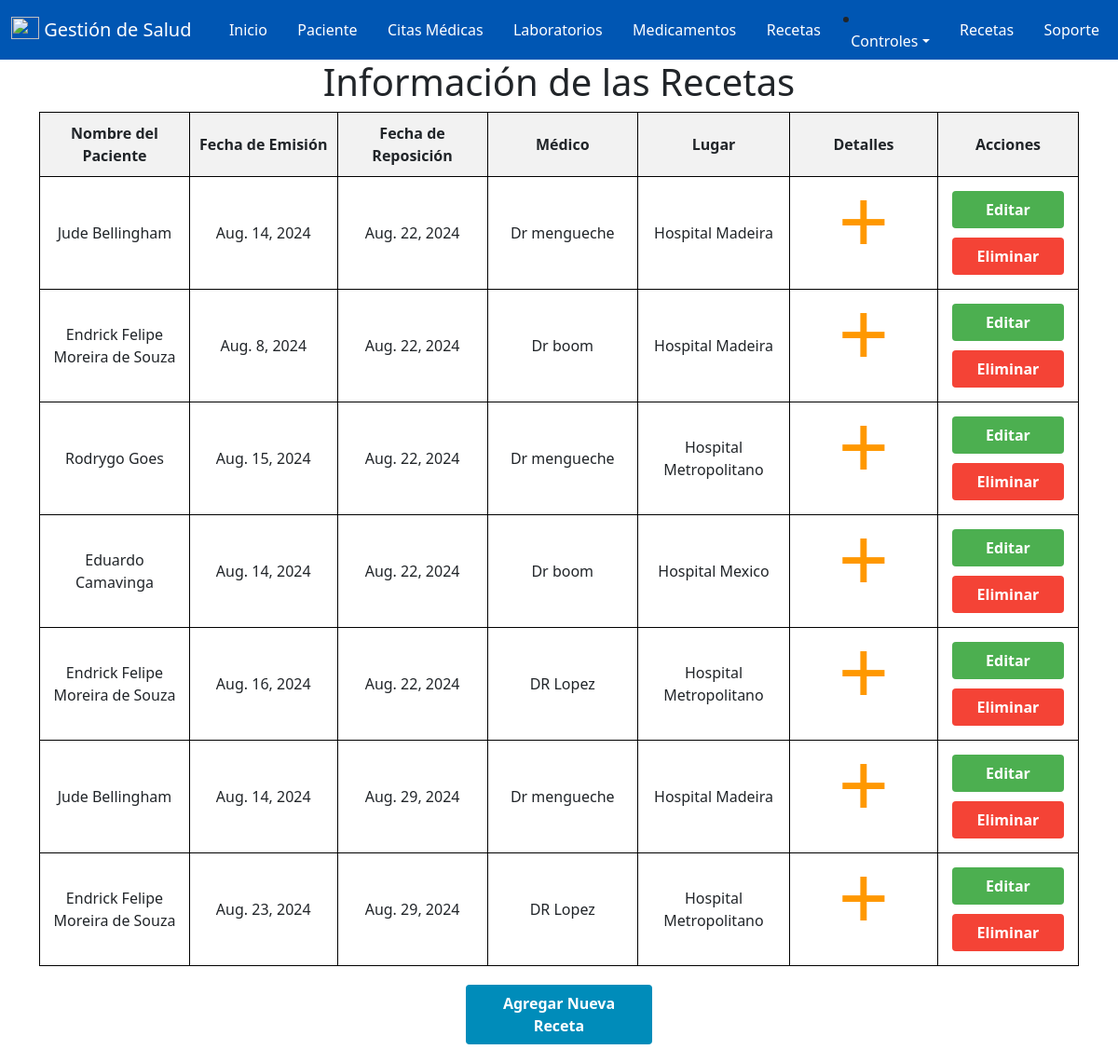
/recetas (signed in), run on an earlier commit of the app's database.
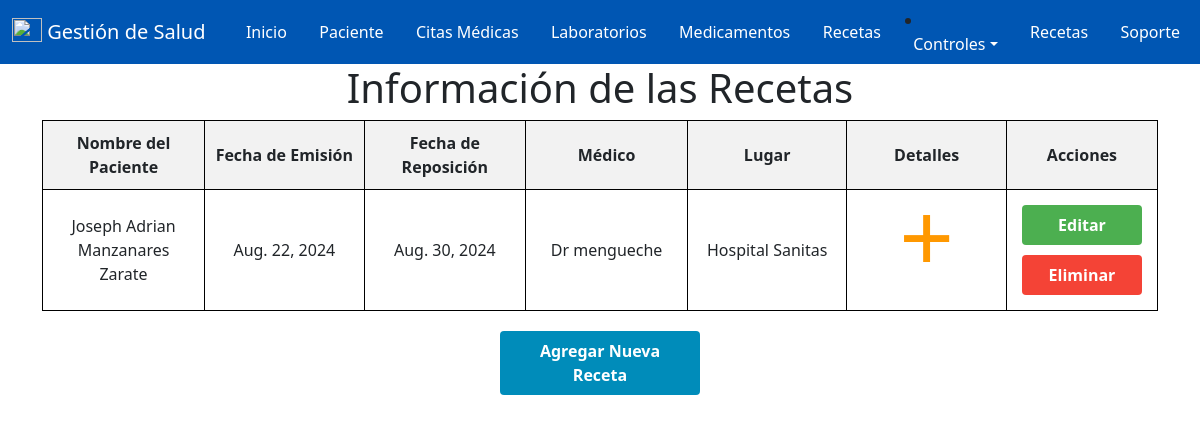
And on a later commit of the database.
### salud/models.py (models this page shows, shortened)
class receta(models.Model):
    id_Recetas = models.AutoField(primary_key=True, verbose_name='ID_Recetas')
    id_paciente = models.ForeignKey('paciente', on_delete=models.CASCADE)  # Asegúrate de que 'paciente' exista
    fecha_Emision = models.DateField(null=False, verbose_name='Fecha_Emision')
    fecha_Reposicion = models.DateField(null=False, verbose_name='Fecha_Reposicion')
    medico = models.CharField(max_length=50, verbose_name='Medico')
    lugar = models.CharField(max_length=200, verbose_name='Lugar')
    medicamentos = models.ManyToManyField(medicamento, through='RecetaMedicamento')
    id_usuario = models.ForeignKey(User, on_delete=models.CASCADE)

class paciente(models.Model):
    id_paciente = models.AutoField(primary_key=True , verbose_name='ID_Paciente')
    cedula = models.IntegerField(null=True,verbose_name='Cedula')
    nombre = models.CharField(max_length=50, verbose_name='Nombre')
    apellido = models.CharField(max_length=50, verbose_name='Apellido')
    sexo = models.CharField(max_length=20, verbose_name='Sexo')
    fecha_Nacimiento = models.DateField(null=True, verbose_name='Fecha de Nacimiento')
    edad = models.IntegerField ( verbose_name='Edad')
    direccion = models.CharField(max_length=50, verbose_name='Direccion')
    telefono = models.IntegerField( verbose_name='Telefono')
    email = models.EmailField( verbose_name='Email')
    id_usuario = models.ForeignKey(User, on_delete=models.CASCADE)

### salud/views.py (the view)
# urls.py: path('recetas', views.recetas, name='recetas'),
@login_required
def recetas(request):
    recetas_list = receta.objects.filter(id_usuario=request.user)
    return render(request, 'Programar/recetas.html', {'recetas': recetas_list})

### salud/templates/Programar/recetas.html (shortened to what this page needs)
{% extends "base.html" %}
{% block contenido %}
<!DOCTYPE html>
<html>
<head>
</head>
<body>
    <h1>Información de las Recetas</h1>
    <form method="post" action="{% url 'recetas' %}">
        <table>
            <thead>
                <tr>
                    <th>Nombre del Paciente</th>
                    <th>Fecha de Emisión</th>
                    <th>Fecha de Reposición</th>
                    <th>Médico</th>
                    <th>Lugar</th>
                    <th>Detalles</th>
                    <th>Acciones</th>
                </tr>
            </thead>
            <tbody>
                {% for receta in recetas %}
                <tr>
                    <td>{{ receta.id_paciente.nombre }} {{ receta.id_paciente.apellido }}</td>
                    <td>{{ receta.fecha_Emision }}</td>
                    <td>{{ receta.fecha_Reposicion }}</td>
                    <td>{{ receta.medico }}</td>
                    <td>{{ receta.lugar }}</td>
                    <td>
                        <a href="{% url 'detalles_receta' receta.id_Recetas %}" class="details-link">+</a>
                    </td>
                    <td>
                        <a href="" class="button edit-button">Editar</a>
                        <a href="" class="button delete-button" onclick="return confirm('¿Estás seguro de que deseas eliminar esta receta?');">Eliminar</a>
                    </td>
                </tr>
                {% empty %}
                <tr>
                    <td colspan="7">No hay recetas disponibles.</td>
                </tr>
                {% endfor %}
            </tbody>
        </table>
        <a href="{% url 'agregar_receta' %}" class="button add-button">Agregar Nueva Receta</a>
    </form>
</body>
</html>
{% endblock %}

What changed in the data, as far as the page shows it:
removed receta: id_paciente.nombre "Jude", id_paciente.apellido "Bellingham", fecha_Emision "Aug. 14, 2024", fecha_Reposicion "Aug. 22, 2024", medico "Dr mengueche", lugar "Hospital Madeira"
removed receta: id_paciente.nombre "Endrick Felipe", id_paciente.apellido "Moreira de Souza", fecha_Emision "Aug. 8, 2024", fecha_Reposicion "Aug. 22, 2024", medico "Dr boom", lugar "Hospital Madeira"
removed receta: id_paciente.nombre "Rodrygo", id_paciente.apellido "Goes", fecha_Emision "Aug. 15, 2024", fecha_Reposicion "Aug. 22, 2024", medico "Dr mengueche", lugar "Hospital Metropolitano"
removed receta: id_paciente.nombre "Eduardo", id_paciente.apellido "Camavinga", fecha_Emision "Aug. 14, 2024", fecha_Reposicion "Aug. 22, 2024", medico "Dr boom", lugar "Hospital Mexico"
removed receta: id_paciente.nombre "Endrick Felipe", id_paciente.apellido "Moreira de Souza", fecha_Emision "Aug. 16, 2024", fecha_Reposicion "Aug. 22, 2024", medico "DR Lopez", lugar "Hospital Metropolitano"
removed receta: id_paciente.nombre "Jude", id_paciente.apellido "Bellingham", fecha_Emision "Aug. 14, 2024", fecha_Reposicion "Aug. 29, 2024", medico "Dr mengueche", lugar "Hospital Madeira"
removed receta: id_paciente.nombre "Endrick Felipe", id_paciente.apellido "Moreira de Souza", fecha_Emision "Aug. 23, 2024", fecha_Reposicion "Aug. 29, 2024", medico "DR Lopez", lugar "Hospital Metropolitano"
added receta: id_paciente.nombre "Joseph Adrian", id_paciente.apellido "Manzanares Zarate", fecha_Emision "Aug. 22, 2024", fecha_Reposicion "Aug. 30, 2024", medico "Dr mengueche", lugar "Hospital Sanitas"
